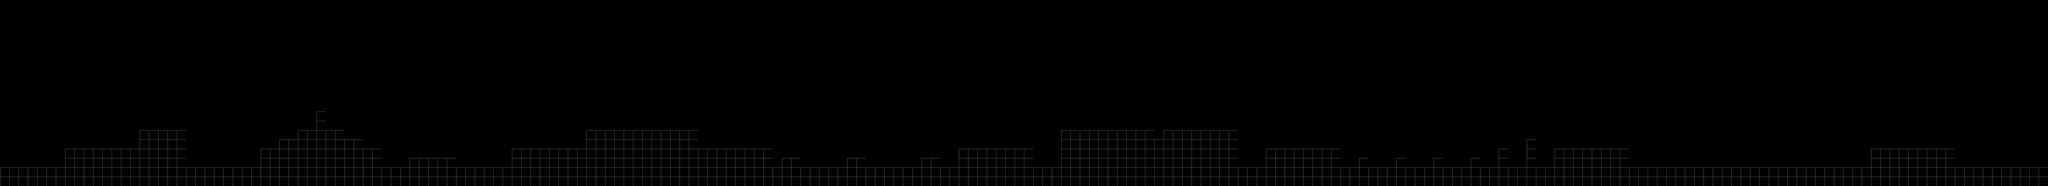

This is a level from a 2D game, rendered from its Tiled map with the project's own tilesets. A one-line summary and the map file follow, with tile-layer data summarised:
An orthogonal 220x20 tile map with 32x32 px tiles, 1 tile layer (blocked), 1 hidden layer not drawn, 3 tilesets and 25 objects.

<map version="1.0" orientation="orthogonal" renderorder="right-down" width="220" height="20" tilewidth="32" tileheight="32" nextobjectid="35">
 <tileset firstgid="1" name="steampunk" tilewidth="32" tileheight="32">
  <image source="steampunkish-tilec.png" width="512" height="512" />
 </tileset>
 <tileset firstgid="257" name="blocks" tilewidth="32" tileheight="32">
  <image source="blocks.png" trans="656565" width="1281" height="712" />
 </tileset>
 <tileset firstgid="1137" name="dngcrl" tilewidth="32" tileheight="32">
  <image source="dngcrl.png" trans="656565" width="2048" height="1536" />
 </tileset>
 <layer name="foreground" width="220" height="20" visible="0">
  <data>[4400 cells, 726 non-empty, 52 distinct tile ids]</data>
 </layer>
 <objectgroup name="collision" visible="0">
  <properties>
   <property name="collision" value="true" />
  </properties>
  <object id="1" x="225" y="515" width="254" height="62" />
  <object id="4" x="482" y="451" width="157" height="124" />
  <object id="10" x="8" y="581.333" width="7029.33" height="57.3333" />
  <object id="11" x="6992" y="522.667" width="33.3333" height="48" />
  <object id="12" x="6434.67" y="520" width="284" height="57.3333" />
  <object id="13" x="5346.67" y="520" width="252" height="57.3333" />
  <object id="14" x="5250.67" y="498.667" width="26.6667" height="77.3333" />
  <object id="15" x="5156" y="530.667" width="24" height="45.3333" />
  <object id="16" x="5061.33" y="548" width="25.3333" height="25.3333" />
  <object id="17" x="4930.67" y="549.333" width="25.3333" height="24" />
  <object id="18" x="4805.33" y="550.667" width="21.3333" height="24" />
  <object id="20" x="4676" y="552" width="26.6667" height="25.3333" />
  <object id="21" x="4354.67" y="518.667" width="249.333" height="60" />
  <object id="22" x="3649.33" y="457.333" width="602.667" height="117.333" />
  <object id="23" x="3297.33" y="520" width="253.333" height="56" />
  <object id="24" x="3172" y="546.667" width="58.6667" height="26.6667" />
  <object id="25" x="2917.33" y="553.333" width="56" height="21.3333" />
  <object id="26" x="2692" y="548" width="57.3333" height="25.3333" />
  <object id="28" x="1762.67" y="521.333" width="892" height="58.6667" />
  <object id="29" x="2017.33" y="456" width="380" height="73.3333" />
  <object id="30" x="1410.67" y="550.667" width="156" height="28" />
  <object id="31" x="898.667" y="520" width="412" height="56" />
  <object id="32" x="964" y="489.333" width="282.667" height="36" />
  <object id="33" x="1029.33" y="457.333" width="152" height="32" />
  <object id="34" x="1090.67" y="393.333" width="26.6667" height="64" />
 </objectgroup>
 <layer name="blocked" width="220" height="20">
  <data>[4400 cells, 759 non-empty, 1 distinct tile ids]</data>
 </layer>
</map>
